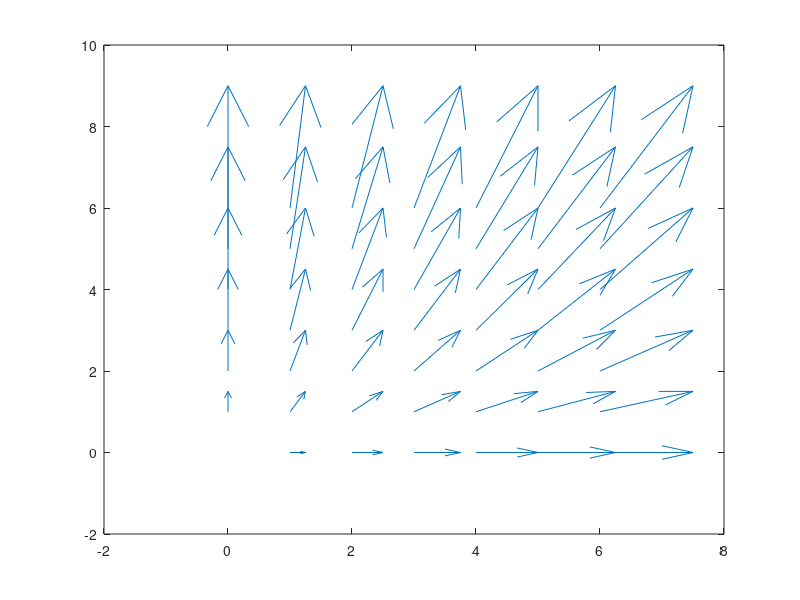

The MATLAB script that drew this image: (Note: this script raises an error after producing the figure.)
[X,Y]=meshgrid(0:6,0:6);
U=0.25*X;
V=0.5*Y;
q=quiver(X,Y,U,V,0);
% q=quiver(X,Y,U,V,'AutoScale','off');

cq=cquiver(q,jet());
cq=cq.draw();